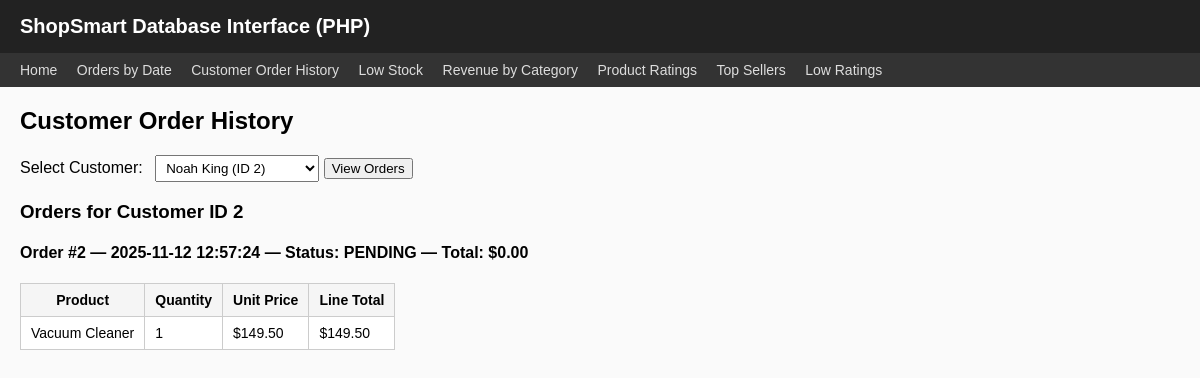
Screenshot of /php/customer_order_history.php?customer_id=2 with the database file from the repository.
### tables this page shows
CREATE TABLE `Order` (
  `order_id` int(11) NOT NULL,
  `customer_id` int(11) NOT NULL,
  `order_date` datetime NOT NULL DEFAULT current_timestamp(),
  `status` enum('PENDING','PAID','SHIPPED','CANCELLED') NOT NULL DEFAULT 'PENDING',
  `total_amount` decimal(12,2) NOT NULL DEFAULT 0.00 CHECK (`total_amount` >= 0)
);

CREATE TABLE `OrderItem` (
  `order_id` int(11) NOT NULL,
  `product_id` int(11) NOT NULL,
  `quantity` int(11) NOT NULL CHECK (`quantity` >= 1),
  `unit_price` decimal(10,2) NOT NULL CHECK (`unit_price` > 0)
);

CREATE TABLE `Product` (
  `product_id` int(11) NOT NULL,
  `category_id` int(11) NOT NULL,
  `name` varchar(150) NOT NULL,
  `price` decimal(10,2) NOT NULL CHECK (`price` > 0),
  `avg_rating` decimal(3,2) NOT NULL DEFAULT 0.00,
  `review_count` int(11) NOT NULL DEFAULT 0 CHECK (`review_count` >= 0),
  `description` text DEFAULT NULL,
  `sku` varchar(64) DEFAULT NULL
);

### php/customer_order_history.php (the view, shortened to what this page needs)
<?php
include("db.php");
include("header.php");
$customerOptions = [];
$custResult = $conn->query("SELECT customer_id, name FROM Customer ORDER BY name");
while ($row = $custResult->fetch_assoc()) {
    $customerOptions[] = $row;
}
$customer_id = isset($_GET['customer_id']) ? intval($_GET['customer_id']) : 0;
?>
<h2>Customer Order History</h2>
<form method="GET">
    <div class="form-row">
        <label for="customer_id">Select Customer:</label>
        <select id="customer_id" name="customer_id" required>
            <?php foreach ($customerOptions as $c): ?>
                <option value="<?php echo $c['customer_id']; ?>"
                    <?php if ($customer_id == $c['customer_id']) echo 'selected'; ?>>
                    <?php echo htmlspecialchars($c['name']) . " (ID " . $c['customer_id'] . ")"; ?>
                </option>
            <?php endforeach; ?>
        </select>
        <button type="submit">View Orders</button>
    </div>
</form>
<?php
if ($customer_id > 0) {
    $sql = "
        SELECT
            o.order_id,
            o.order_date,
            o.status,
            o.total_amount
        FROM `Order` o
        WHERE o.customer_id = $customer_id
        ORDER BY o.order_date DESC;
    ";
    $orders = $conn->query($sql);
    if ($orders && $orders->num_rows > 0) {
        echo "<h3>Orders for Customer ID " . htmlspecialchars($customer_id) . "</h3>";
        while ($order = $orders->fetch_assoc()) {
            echo "<h4>Order #" . htmlspecialchars($order['order_id']) .
                 " — " . htmlspecialchars($order['order_date']) .
                 " — Status: " . htmlspecialchars($order['status']) .
                 " — Total: $" . htmlspecialchars($order['total_amount']) . "</h4>";
            $oid = intval($order['order_id']);
            $itemSql = "
                SELECT
                    oi.product_id,
                    p.name AS product_name,
                    oi.quantity,
                    oi.unit_price,
                    (oi.quantity * oi.unit_price) AS line_total
                FROM OrderItem oi
                JOIN Product p ON p.product_id = oi.product_id
                WHERE oi.order_id = $oid;
            ";
            $items = $conn->query($itemSql);
            if ($items && $items->num_rows > 0) {
                echo "<table>";
                echo "<tr>
                        <th>Product</th>
                        <th>Quantity</th>
                        <th>Unit Price</th>
                        <th>Line Total</th>
                      </tr>";
                while ($it = $items->fetch_assoc()) {
                    echo "<tr>
                            <td>" . htmlspecialchars($it['product_name']) . "</td>
                            <td>" . htmlspecialchars($it['quantity']) . "</td>
                            <td>$" . htmlspecialchars($it['unit_price']) . "</td>
                            <td>$" . htmlspecialchars($it['line_total']) . "</td>
                          </tr>";
                }
                echo "</table>";
            } else {
                echo "<p>No items found for this order.</p>";
            }
        }
    } else {
        echo "<p>No orders found for this customer.</p>";
    }
}
?>
<?php
include("footer.php");
?>

### php/header.php (style rules this page uses)
body { font-family: Arial, sans-serif; margin: 0; padding: 0 0 40px 0; background-color: #fafafa; }
h2 { margin-top: 0; }
table { border-collapse: collapse; margin-top: 15px; background-color: #fff; }
table th, table td { padding: 8px 10px; border: 1px solid #ccc; font-size: 14px; }
table th { background-color: #f5f5f5; }
.form-row { margin: 10px 0; }
.form-row label { margin-right: 8px; }
.form-row input, .form-row select { padding: 4px 6px; }

### rows the page displays
order: order_id "2", order_date "2025-11-12 12:57:24", status "PENDING", total_amount "0.00"
orderitem: product.name "Vacuum Cleaner", quantity "1", unit_price "149.50", line_total "149.50"

### other values shown
$customer_id "2"
form field customer_id "Noah King (ID 2)"
